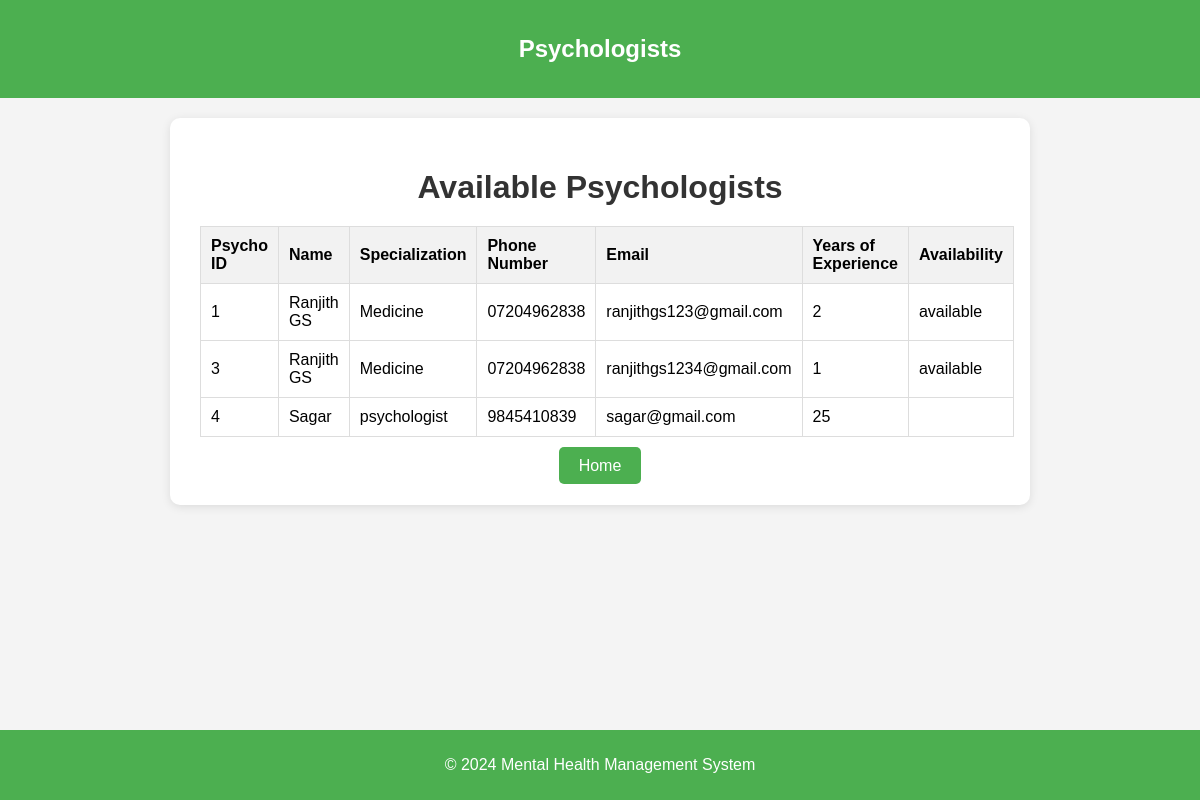
The page /psychologist_details.php (signed in) on the database its author committed.
### tables this page shows
CREATE TABLE `psychologists` (
  `psycho_id` int(11) NOT NULL,
  `name` varchar(100) NOT NULL,
  `specialization` varchar(100) NOT NULL,
  `phone_number` varchar(15) NOT NULL,
  `email` varchar(100) NOT NULL,
  `years_of_experience` int(11) NOT NULL,
  `created_at` timestamp NOT NULL DEFAULT current_timestamp(),
  `availability` varchar(255) DEFAULT NULL,
  `password` varchar(255) DEFAULT NULL,
  `education` text DEFAULT NULL
);

### psychologist_details.php (the view, shortened to what this page needs)
<?php
include 'db.php';
$sql = "SELECT psycho_id, name, specialization, phone_number, email, years_of_experience, created_at, availability
        FROM psychologists";
$result = $conn->query($sql);
?>
<!DOCTYPE html>
<html lang="en">
<head>
</head>
<body>
<header>
    <h2>Psychologists</h2>
</header>
<div class="container">
    <h1>Available Psychologists</h1>
    <?php if ($result->num_rows > 0): ?>
        <table>
            <tr>
                <th>Psycho ID</th>
                <th>Name</th>
                <th>Specialization</th>
                <th>Phone Number</th>
                <th>Email</th>
                <th>Years of Experience</th>
                <th>Availability</th>
            </tr>
            <?php while($row = $result->fetch_assoc()): ?>
            <tr>
                <td><?php echo htmlspecialchars($row['psycho_id']); ?></td>
                <td><?php echo htmlspecialchars($row['name']); ?></td>
                <td><?php echo htmlspecialchars($row['specialization']); ?></td>
                <td><?php echo htmlspecialchars($row['phone_number']); ?></td>
                <td><?php echo htmlspecialchars($row['email']); ?></td>
                <td><?php echo htmlspecialchars($row['years_of_experience']); ?></td>
                <td><?php echo htmlspecialchars($row['availability']); ?></td>
            </tr>
            <?php endwhile; ?>
        </table>
    <?php else: ?>
        <p>No psychologists found.</p>
    <?php endif; ?>
    <a href="employees_menu.php" class="home-button">Home</a>
</div>
<footer>
    <p>&copy; 2024 Mental Health Management System</p>
</footer>
</body>
</html>

### psychologist_details.php (style rules this page uses)
body { font-family: Arial, sans-serif; background-color: #f4f4f4; display: flex; flex-direction: column; min-height: 100vh; margin: 0; }
header { background-color: #4CAF50; color: white; padding: 15px; text-align: center; }
footer { background-color: #4CAF50; color: white; text-align: center; padding: 10px; margin-top: auto; }
.container { background-color: #fff; padding: 30px; border-radius: 10px; box-shadow: 0 2px 10px rgba(0, 0, 0, 0.1); width: 100%; max-width: 800px; margin: 20px auto; text-align: center; }
h1 { color: #333; margin-bottom: 20px; }
table { width: 100%; border-collapse: collapse; margin-bottom: 20px; }
table, th, td { border: 1px solid #ddd; }
th, td { padding: 10px; text-align: left; }
th { background-color: #f2f2f2; }
.home-button { background-color: #4CAF50; color: white; padding: 10px 20px; text-decoration: none; border-radius: 5px; }

### rows shown on the page
psychologists: psycho_id "1", name "Ranjith GS", specialization "Medicine", phone_number "07204962838", email "ranjithgs123@gmail.com", years_of_experience "2", availability "available"
psychologists: psycho_id "3", name "Ranjith GS", specialization "Medicine", phone_number "07204962838", email "ranjithgs1234@gmail.com", years_of_experience "1", availability "available"
psychologists: psycho_id "4", name "Sagar", specialization "psychologist", phone_number "9845410839", email "sagar@gmail.com", years_of_experience "25"
